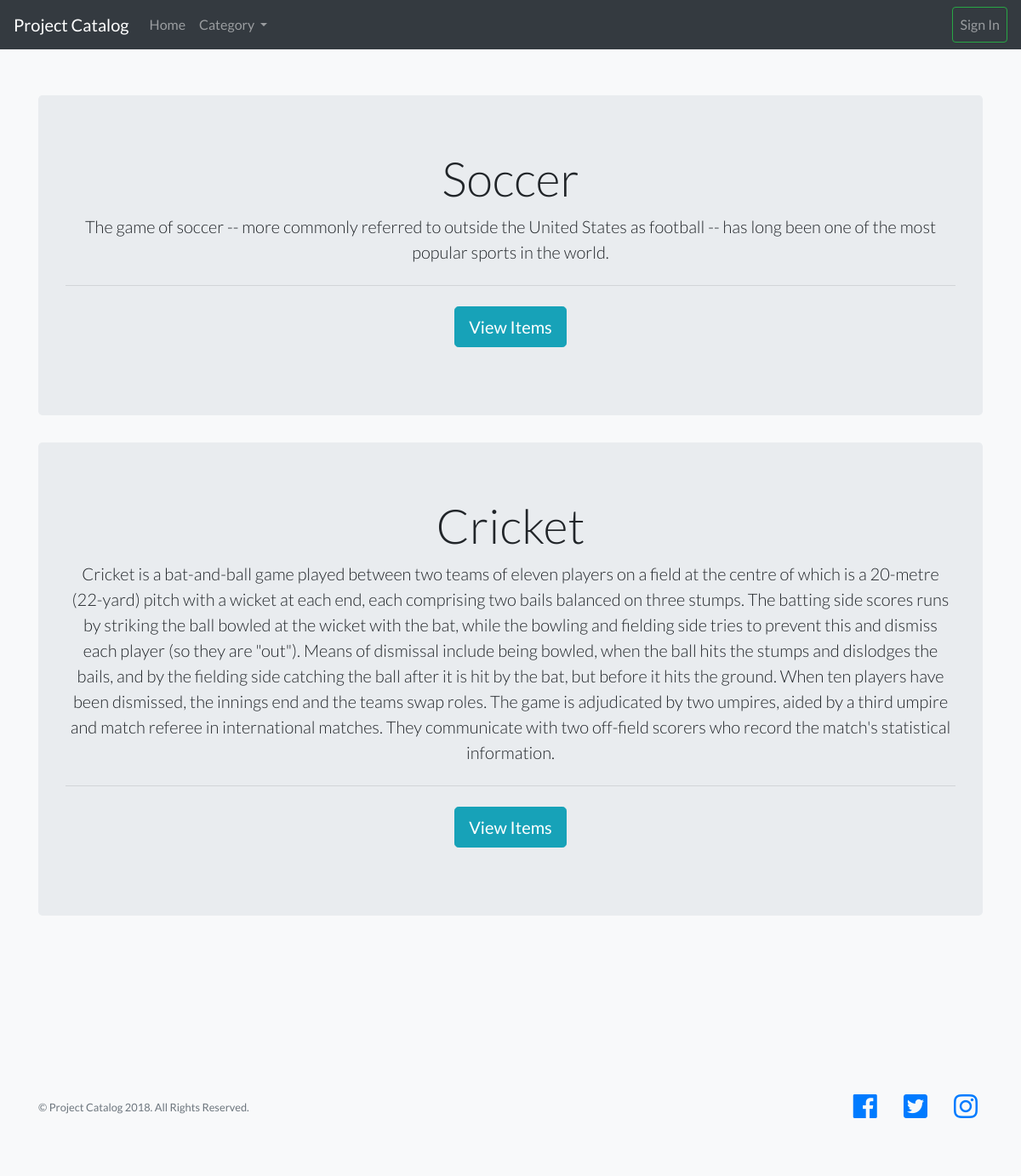
Page /catalog/categories on the earlier database version.
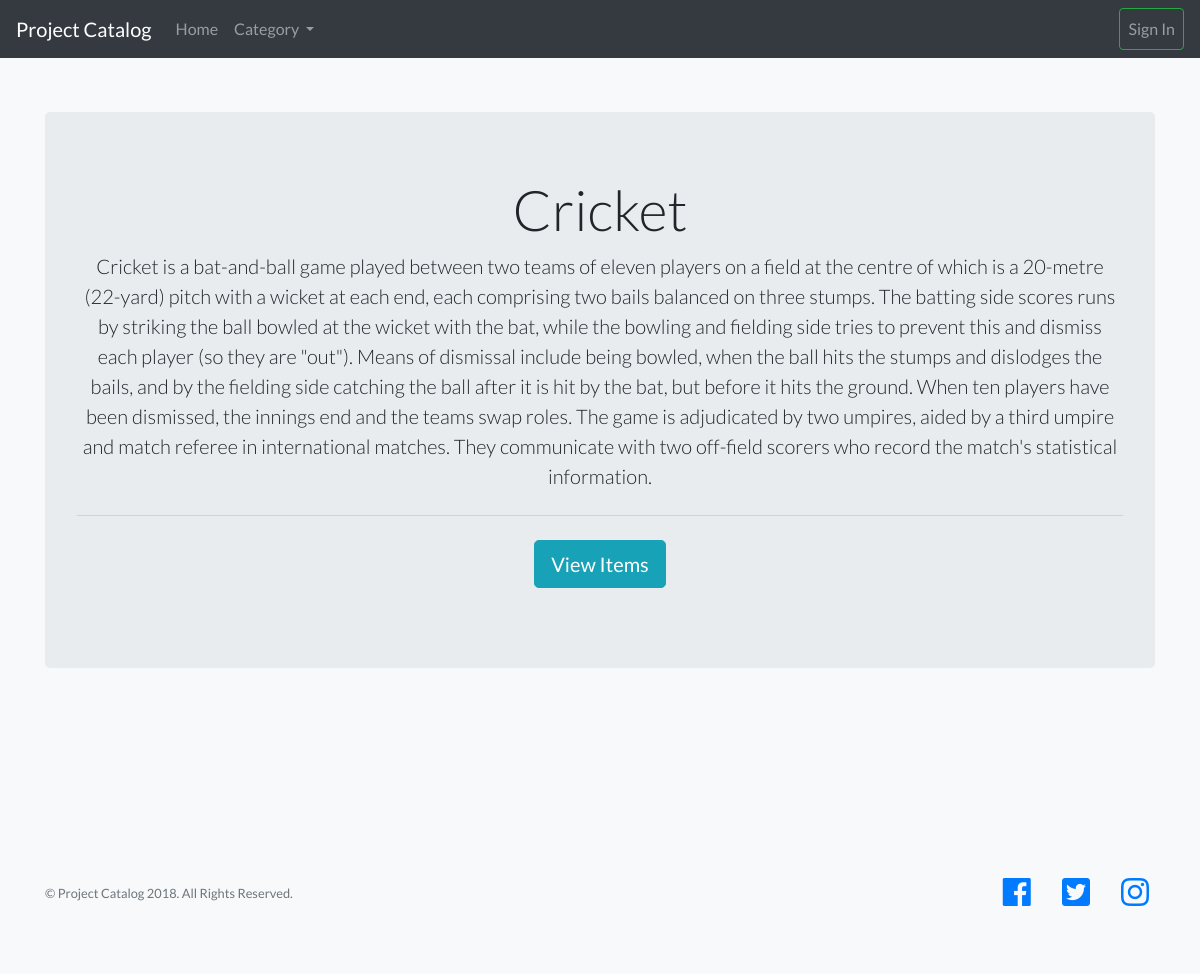
Same page on the later database version.
### app/models.py (models this page shows)
class Category(db.Model):
    __tablename__= 'category'
    id = Column(Integer, primary_key=True)
    name = Column(String(100), nullable=True)
    description = Column(String(256))
    date_created = Column(db.DateTime, index=True, default=datetime.utcnow)
    def __repr__(self):
        return '<Category {}>'.format(self.name)

### app/routes.py (the view)
@app.route('/catalog/categories', methods=['GET'])
def category():
    categories = Category.query.all()
    return render_template('category/categoryList.html', categories = categories)

### app/templates/category/categoryList.html (shortened to what this page needs)
{% extends "base/base.html" %}
{% block category_list %}
    <section class="features-icons bg-light text-center">
      <div class="container">
        <div class="row">
          {% for category in categories %}
                <div class="col-lg-12 ">
                  <div class="jumbotron">
                    <h1 class="display-4">{{category.name}}</h1>
                    <p class="lead">{{category.description}}</p>
                    <hr class="my-4">
                    <p class="lead">
                      <a class="btn btn-info btn-lg" href="{{url_for('item', category_id=category.id)}}" role="button">View Items</a>
                    </p>
                  </div>
                </div>
          {% endfor %}
        </div>
      </div>
    </section>
{% endblock %}

Differences in the rows shown:
removed Category: name "Soccer", description "The game of soccer -- more commonly referred to outside the United States as football -- has long been one of the most popular sports in the world."
